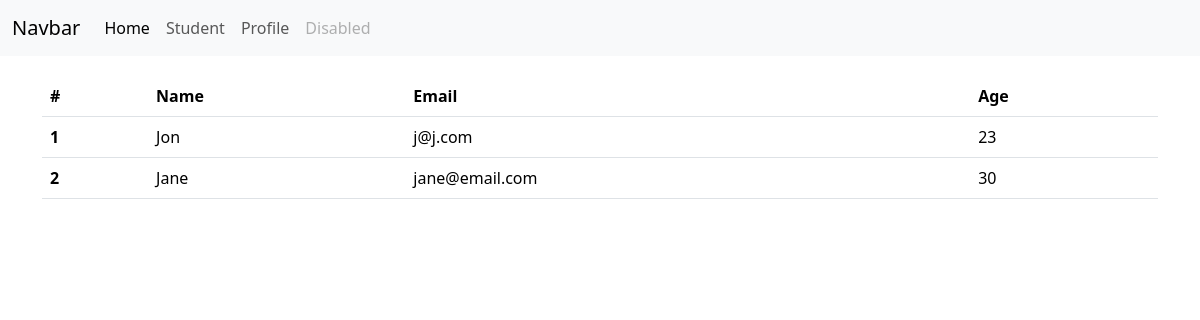
/inherit/student/, run on an earlier commit of the app's database.
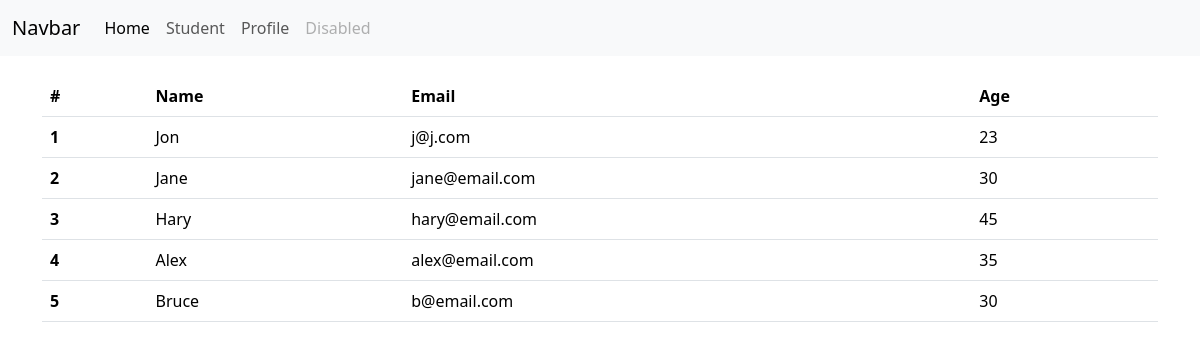
And on a later commit of the database.
### temp_inheritance/models.py (models this page shows, shortened)
class Student(models.Model):  # student_set
    name = models.CharField(max_length=20)
    email = models.EmailField()
    age = models.IntegerField()
    classroom = models.ForeignKey(ClassRoom, on_delete=models.CASCADE,
                                  related_name="classroom_students", null=True, blank=True)

### temp_inheritance/views.py (the view)
# urls.py: path('student/', model_student, name='student'),
def model_student(request):
    students = Student.objects.all()  # queryset => [obj1, obj2, obj3]
    return render(request, template_name="temp_inheritance/model_student.html",
                  context={"students": students})

### temp_inheritance/templates/temp_inheritance/model_student.html
{% extends 'temp_inheritance/base.html' %}
{% block content %}
    <table class="table">
  <thead>
    <tr>
      <th scope="col">#</th>
      <th scope="col">Name</th>
      <th scope="col">Email</th>
      <th scope="col">Age</th>
    </tr>
  </thead>
  <tbody>
  {% for student in students %}
    <tr>
      <th scope="row">{{ forloop.counter }}</th>
      <td>{{ student.name }}</td>
      <td>{{ student.email }}</td>
      <td>{{ student.age }}</td>
    </tr>
  {% endfor %}
  </tbody>
</table>
{% endblock %}

### temp_inheritance/templates/temp_inheritance/base.html (shortened to what this page needs)
<!DOCTYPE html>
<html lang="en">
<head>
    <link href="https://cdn.jsdelivr.net/npm/bootstrap@5.3.2/dist/css/bootstrap.min.css"
          rel="stylesheet">
</head>
<body>
{% include 'temp_inheritance/nav.html' %}
<div class="container" style="margin-top: 20px">
    {% block content %}{% endblock %}
</div>
</body>
</html>

### temp_inheritance/templates/temp_inheritance/nav.html (shortened to what this page needs)
<nav class="navbar navbar-expand-lg bg-body-tertiary">
  <div class="container-fluid">
    <a class="navbar-brand" href="#">Navbar</a>
    <div class="collapse navbar-collapse" id="navbarNav">
      <ul class="navbar-nav">
        <li class="nav-item">
          <a class="nav-link active" aria-current="page" href="{% url 'inherit' %}">Home</a>
        </li>
        <li class="nav-item">
          <a class="nav-link" href="{% url 'student' %}">Student</a>
        </li>
        <li class="nav-item">
          <a class="nav-link" href="{% url 'student_profile' %}">Profile</a>
        </li>
        <li class="nav-item">
          <a class="nav-link disabled" aria-disabled="true">Disabled</a>
        </li>
      </ul>
    </div>
  </div>
</nav>

What changed in the data, as far as the page shows it:
added Student: name "Hary", email "hary@email.com", age "45"
added Student: name "Alex", email "alex@email.com", age "35"
added Student: name "Bruce", email "b@email.com", age "30"
